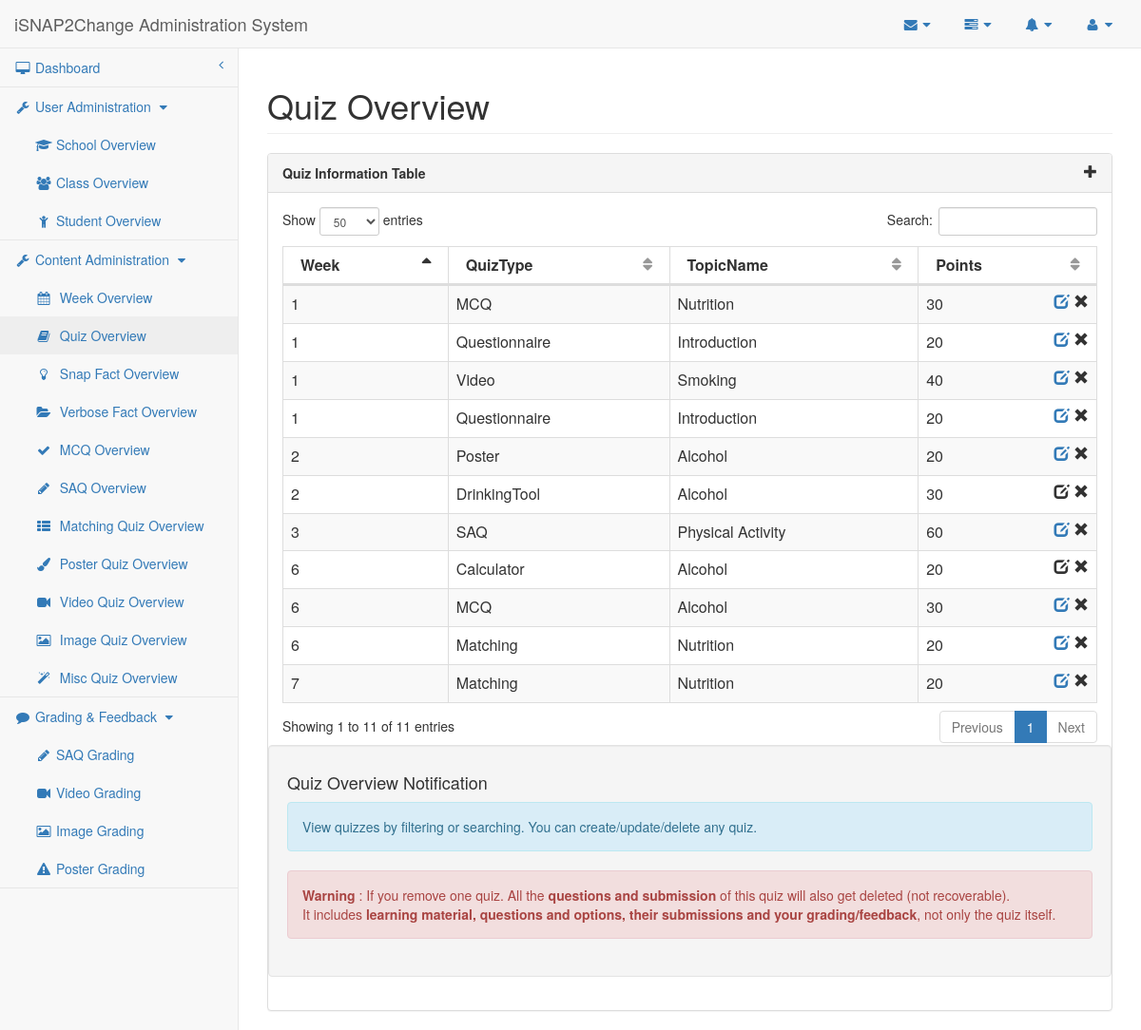
/researcher/quiz.php, run on the app's committed database.
### tables this page shows
CREATE TABLE IF NOT EXISTS `Quiz` (
    QuizID MEDIUMINT AUTO_INCREMENT,
    Week MEDIUMINT,
    QuizType ENUM('SAQ', 'MCQ', 'Matching', 'Poster', 'Misc'), 
	ExtraQuiz BOOLEAN DEFAULT 0,
    TopicID MEDIUMINT,
    CONSTRAINT Quiz_QuizID_PK PRIMARY KEY (QuizID),
    CONSTRAINT Quiz_TopicID_FK FOREIGN KEY (TopicID)
        REFERENCES Topic (TopicID)
        ON DELETE CASCADE ON UPDATE CASCADE
);

CREATE TABLE IF NOT EXISTS `Topic` (
    TopicID MEDIUMINT AUTO_INCREMENT,
    TopicName VARCHAR(190) UNIQUE,
    CONSTRAINT Topic_TopicID_PK PRIMARY KEY (TopicID)
);

CREATE TABLE IF NOT EXISTS `MCQ_Section` (
    QuizID MEDIUMINT,
    Points MEDIUMINT DEFAULT 0,
    Questionnaire BOOLEAN DEFAULT 0,
    CONSTRAINT MCQ_Section_QuizID_PK PRIMARY KEY (QuizID),
    CONSTRAINT MCQ_Section_QuizID_FK FOREIGN KEY (QuizID)
        REFERENCES Quiz (QuizID)
        ON DELETE CASCADE ON UPDATE CASCADE
);

CREATE TABLE IF NOT EXISTS `Misc_Section` (
    QuizID MEDIUMINT,
    QuizSubType TEXT,
    Points MEDIUMINT,
    CONSTRAINT Misc_Section_QuizID_PK PRIMARY KEY (QuizID),
    CONSTRAINT Misc_Section_QuizID_FK FOREIGN KEY (QuizID)
        REFERENCES Quiz (QuizID)
        ON DELETE CASCADE ON UPDATE CASCADE
);

CREATE TABLE IF NOT EXISTS `Matching_Section` (
    QuizID MEDIUMINT,
    Description TEXT,
    Points MEDIUMINT,
    CONSTRAINT Matching_Section_QuizID_PK PRIMARY KEY (QuizID),
    CONSTRAINT Matching_Section_QuizID_FK FOREIGN KEY (QuizID)
        REFERENCES Quiz (QuizID)
        ON DELETE CASCADE ON UPDATE CASCADE
);

CREATE TABLE IF NOT EXISTS `Poster_Section` (
    QuizID MEDIUMINT,
    Title TEXT,
    Description TEXT,
    Points MEDIUMINT,
    CONSTRAINT Poster_Section_QuizID_PK PRIMARY KEY (QuizID),
    CONSTRAINT Poster_Section_QuizID_FK FOREIGN KEY (QuizID)
        REFERENCES Quiz (QuizID)
        ON DELETE CASCADE ON UPDATE CASCADE
);

### researcher/researcher-lib.php (called while the page is built, shortened)
<?php
require_once("../mysql-lib.php");
$editableQuizTypeArr = array('Questionnaire', 'MCQ', 'SAQ', 'Matching', 'Poster', 'Video', 'Image');
$miscQuizTypeArr = array('DrinkingTool', 'Calculator');
$pageName = basename($_SERVER['SCRIPT_FILENAME'], '.php');
$pageNameForView = getPageNameForView($pageName);
function getPageNameForView($pageName)
{
    if ($pageName == 'mcq')
        $pageNameForView = 'Multiple Choice Quiz';
    else if ($pageName == 'mcq-editor')
        $pageNameForView = 'Multiple Choice Quiz Editor';
    else if (strpos($pageName, 'saq') !== false)
        $pageNameForView = 'SAQ';
    else if (defined('SAQ_LIKE_QUIZ_TYPE')) {
        $pageNameForView = ucfirst(SAQ_LIKE_QUIZ_TYPE) . ' Quiz';
    }
    else if (defined('SAQ_LIKE_SUBMISSION_TYPE')) {
        $pageNameForView = ucfirst(SAQ_LIKE_SUBMISSION_TYPE) . ' Grading';
    }
    else if (in_array(ucwords(str_replace('-', ' ', $pageName)), $GLOBALS['quizTypeArr'])) {
        $pageNameForView = ucwords(str_replace('-', ' ', $pageName)) . " Quiz";
    }
    else
        $pageNameForView = ucwords(str_replace('-', ' ', $pageName));
    return $pageNameForView;
}
?>

### mysql-lib.php (called while the page is built, shortened)
<?php
function getQuizzes(PDO $conn)
{
    return getRecords($conn, "Quiz", array("Topic"));
}
function getQuizPoints(PDO $conn, $quizID)
{
    $pointsBySection = array('MCQ', 'Matching', 'Poster', 'Misc');
    $pointsByQuestion = array('SAQ', 'Video', 'Image');
    $points = 0;
    $quizTypeSql = "SELECT COUNT(*) FROM Quiz WHERE QuizID = ?";
    $quizTypeQuery = $conn->prepare($quizTypeSql);
    $quizTypeQuery->execute(array($quizID));
    if ($quizTypeQuery->fetchColumn() > 0) {
        $quizTypeSql = "SELECT QuizType FROM Quiz WHERE QuizID = ?";
        $quizTypeQuery = $conn->prepare($quizTypeSql);
        $quizTypeQuery->execute(array($quizID));
        $quizTypeResult = $quizTypeQuery->fetch(PDO::FETCH_OBJ);
        $quizType = $quizTypeResult->QuizType;
        if (in_array($quizType, $pointsBySection)) {
            $pointsSql = "SELECT Points AS SumPoints FROM Quiz NATURAL JOIN " . $quizType . "_Section WHERE QuizID = ?";
        } else if (in_array($quizType, $pointsByQuestion)) {
            $pointsSql = "SELECT SUM(Points) AS SumPoints FROM Quiz NATURAL JOIN SAQ_Section NATURAL JOIN SAQ_Question WHERE QuizID = ?";
        } else {
            throw new Exception("Unexpected Quiz Type. QuizID: " . $quizID);
        }
        $pointsQuery = $conn->prepare($pointsSql);
        $pointsQuery->execute(array($quizID));
        $pointsResult = $pointsQuery->fetch(PDO::FETCH_OBJ);
        if (strlen($pointsResult->SumPoints) > 0) {
            $points = $pointsResult->SumPoints;
        }
    }
    return $points;
}
function getRecords(PDO $conn, $tableName, array $joinTables = null)
{
    $tableSql = "SELECT * FROM " . $tableName;
    if ($joinTables != null) {
        foreach ($joinTables as $joinTable) {
            $tableSql .= " NATURAL JOIN " . $joinTable;
        }
    }
    $tableQuery = $conn->prepare($tableSql);
    $tableQuery->execute();
    $tableResult = $tableQuery->fetchAll(PDO::FETCH_OBJ);
    return $tableResult;
}
?>

### researcher/quiz.php (the view, shortened to what this page needs)
<?php
require_once("../mysql-lib.php");
require_once("researcher-lib.php");
try {
    $conn = db_connect();
} catch (Exception $e) {
    debug_err($pageName, $e);
}
try {
    if (strpos($pageName, 'misc') !== false) {
        $quizResult = getMiscQuizzes($conn);
    }
    else if (strpos($pageName, 'quiz') !== false) {
        if (isset($_GET['week'])) {
            $quizResult = getQuizzesByWeek($conn, $_GET['week']);
        } else {
            $quizResult = getQuizzes($conn);
        }
    }
} catch (Exception $e) {
    debug_err($pageName, $e);
}
?>
<!DOCTYPE html>
<html lang="en">
<?php require_once('header-lib.php'); ?>
<body>
<div id="wrapper">
    <?php require_once('navigation.php'); ?>
    <div id="page-wrapper">
        <div class="row">
            <div class="col-lg-12">
                <h1 class="page-header"><?php echo $pageNameForView; ?> Overview
                </h1>
            </div>
        </div>
        <div class="row">
            <div class="col-lg-12">
                <div class="panel panel-default">
                    <div class="panel-heading">
                        Quiz Information Table <span class="glyphicon glyphicon-plus pull-right" data-toggle="modal"
                                                     data-target="#dialog"></span>
                    </div>
                    <div class="panel-body">
                        <div class="dataTable_wrapper">
                            <table class="table table-striped table-bordered table-hover" id="datatables">
                                <?php require_once('table-head.php'); ?>
                                <tbody>
                                <?php for ($i = 0; $i < count($quizResult); $i++) {
                                    $quizID = $quizResult[$i]->QuizID;
                                    $quizType = getQuizType($conn, $quizID);
                                    $points = getQuizPoints($conn, $quizID);
                                    ?>
                                    <tr class="<?php if ($i % 2 == 0) {
                                        echo "odd";
                                    } else {
                                        echo "even";
                                    } ?>">
                                        <td><?php echo $quizResult[$i]->Week ?></td>
                                        <td><?php echo $quizType ?></td>
                                        <td><?php echo $quizResult[$i]->TopicName ?></td>
                                        <td><?php echo $points ?>
                                            <span class="glyphicon glyphicon-remove pull-right"
                                                  aria-hidden="true"></span>
                                            <span class="pull-right" aria-hidden="true">&nbsp;</span>
                                            <?php if (in_array($quizType, $editableQuizTypeArr)) { ?>
                                                <a href="<?php echo strtolower($quizType); ?>-editor.php?quizID=<?php echo $quizID ?>">
                                                    <span class="glyphicon glyphicon-edit pull-right"
                                                          aria-hidden="true"></span>
                                                </a>
                                            <?php } else if (in_array($quizType, $miscQuizTypeArr)) { ?>
                                                <span class="glyphicon glyphicon-edit pull-right"
                                                      data-toggle="modal"
                                                      data-target="#dialog" aria-hidden="true"></span>
                                            <?php } ?>
                                        </td>
                                    </tr>
                                <?php } ?>
                                </tbody>
                            </table>
                        </div>
                        <?php require_once('quiz-overview-notification.php'); ?>
                    </div>
                </div>
            </div>
        </div>
    </div>
</div>
<?php require_once('sb-admin-lib.php'); ?>
</body>
</html>

### data on the page
quiz: Week "1", QuizType "MCQ", TopicID.TopicName "Nutrition", QuizID.Points "30"
quiz: Week "1", quizType "Questionnaire", TopicID.TopicName "Introduction", QuizID.Points "20"
quiz: Week "1", quizType "Video", TopicID.TopicName "Smoking", points "40"
quiz: Week "3", QuizType "SAQ", TopicID.TopicName "Physical Activity", points "60"
quiz: Week "6", quizType "Calculator", TopicID.TopicName "Alcohol", QuizID.Points "20"
quiz: Week "6", QuizType "MCQ", TopicID.TopicName "Alcohol", QuizID.Points "30"
quiz: Week "6", QuizType "Matching", TopicID.TopicName "Nutrition", QuizID.Points "20"
quiz: Week "7", QuizType "Matching", TopicID.TopicName "Nutrition", QuizID.Points "20"
quiz: Week "2", QuizType "Poster", TopicID.TopicName "Alcohol", QuizID.Points "20"
quiz: Week "1", quizType "Questionnaire", TopicID.TopicName "Introduction", QuizID.Points "20"
quiz: Week "2", quizType "DrinkingTool", TopicID.TopicName "Alcohol", QuizID.Points "30"

### other printed values
$userAdminPageArr[$i] "School"
$userAdminPageArr[$i] "Class"
$userAdminPageArr[$i] "Student"
$contentAdminPageArr[$i] "Week"
$contentAdminPageArr[$i] "Quiz"
$contentAdminPageArr[$i] "Snap Fact"
$contentAdminPageArr[$i] "Verbose Fact"
$contentAdminPageArr[$i] "MCQ"
$contentAdminPageArr[$i] "SAQ"
$contentAdminPageArr[$i] "Matching"
$contentAdminPageArr[$i] "Poster"
$contentAdminPageArr[$i] "Video"
$contentAdminPageArr[$i] "Image"
$contentAdminPageArr[$i] "Misc"
$gradingPageArr[$i] "SAQ Grading"
